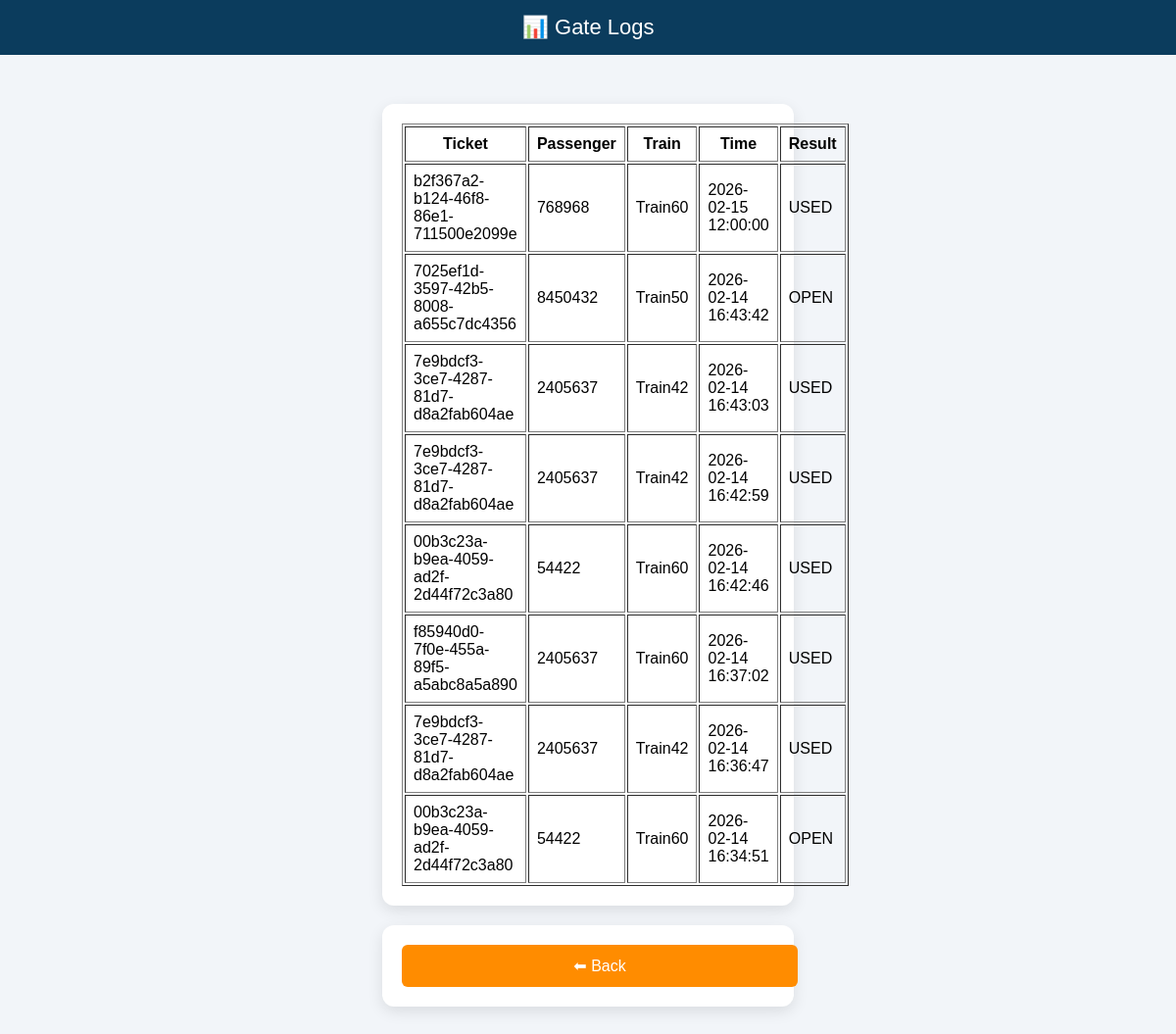
/gate_logs (signed in), run on the app's committed database.
### tables this page shows
CREATE TABLE gate_logs (
            id INTEGER PRIMARY KEY AUTOINCREMENT,
            ticket_id TEXT,
            passenger_id TEXT,
            train_id TEXT,
            scan_time TEXT,
            result TEXT
        );

### web_app.py (the view)
@app.route("/gate_logs")
def gate_logs():
    if not session.get("admin"):
        return redirect("/login")
    conn = connect_db()
    cur = conn.cursor()
    cur.execute("""
        SELECT ticket_id, passenger_id, train_id, scan_time, result
        FROM gate_logs
        ORDER BY scan_time DESC
    """)
    logs = cur.fetchall()
    conn.close()
    return render_template("gate_logs.html", logs=logs)

### database.py (called while the page is built)
def connect_db():
    return sqlite3.connect(DB_NAME)

### templates/gate_logs.html (shortened to what this page needs)
<!DOCTYPE html>
<html>
<head>
    <link rel="stylesheet" href="{{ url_for('static', filename='style.css') }}">
</head>
<body>
<header>📊 Gate Logs</header>
<div class="container">
    <div class="card">
        <table border="1" width="100%" cellpadding="8">
            <tr>
                <th>Ticket</th>
                <th>Passenger</th>
                <th>Train</th>
                <th>Time</th>
                <th>Result</th>
            </tr>
            {% for log in logs %}
            <tr>
                <td>{{ log[0] }}</td>
                <td>{{ log[1] }}</td>
                <td>{{ log[2] }}</td>
                <td>{{ log[3] }}</td>
                <td>{{ log[4] }}</td>
            </tr>
            {% endfor %}
        </table>
    </div>
    <div class="card">
        <a class="btn" href="/dashboard">⬅ Back</a>
    </div>
</div>
</body>
</html>

### static/style.css (style rules this page uses)
body { margin:0; font-family: Arial; background:#f2f5f9; }
header { background:#0b3c5d; color:white; padding:15px; text-align:center; font-size:22px; }
.container { max-width:420px; margin:40px auto; padding:10px; }
.card { background:white; padding:20px; margin-bottom:20px; border-radius:12px; box-shadow:0 5px 15px rgba(0,0,0,0.1); }
button, .btn { width:100%; padding:12px; background:#ff8c00; color:white; border:none; border-radius:6px; font-size:16px; cursor:pointer; text-decoration:none; display:block; text-align:center; }

### data on the page
gate_logs: ticket "b2f367a2-b124-46f8-86e1-711500e2099e", passenger "768968", train "Train60", scan_time "2026-02-15 12:00:00", result "USED"
gate_logs: ticket "7025ef1d-3597-42b5-8008-a655c7dc4356", passenger "8450432", train "Train50", scan_time "2026-02-14 16:43:42", result "OPEN"
gate_logs: ticket "7e9bdcf3-3ce7-4287-81d7-d8a2fab604ae", passenger "2405637", train "Train42", scan_time "2026-02-14 16:43:03", result "USED"
gate_logs: ticket "7e9bdcf3-3ce7-4287-81d7-d8a2fab604ae", passenger "2405637", train "Train42", scan_time "2026-02-14 16:42:59", result "USED"
gate_logs: ticket "00b3c23a-b9ea-4059-ad2f-2d44f72c3a80", passenger "54422", train "Train60", scan_time "2026-02-14 16:42:46", result "USED"
gate_logs: ticket "f85940d0-7f0e-455a-89f5-a5abc8a5a890", passenger "2405637", train "Train60", scan_time "2026-02-14 16:37:02", result "USED"
gate_logs: ticket "7e9bdcf3-3ce7-4287-81d7-d8a2fab604ae", passenger "2405637", train "Train42", scan_time "2026-02-14 16:36:47", result "USED"
gate_logs: ticket "00b3c23a-b9ea-4059-ad2f-2d44f72c3a80", passenger "54422", train "Train60", scan_time "2026-02-14 16:34:51", result "OPEN"
